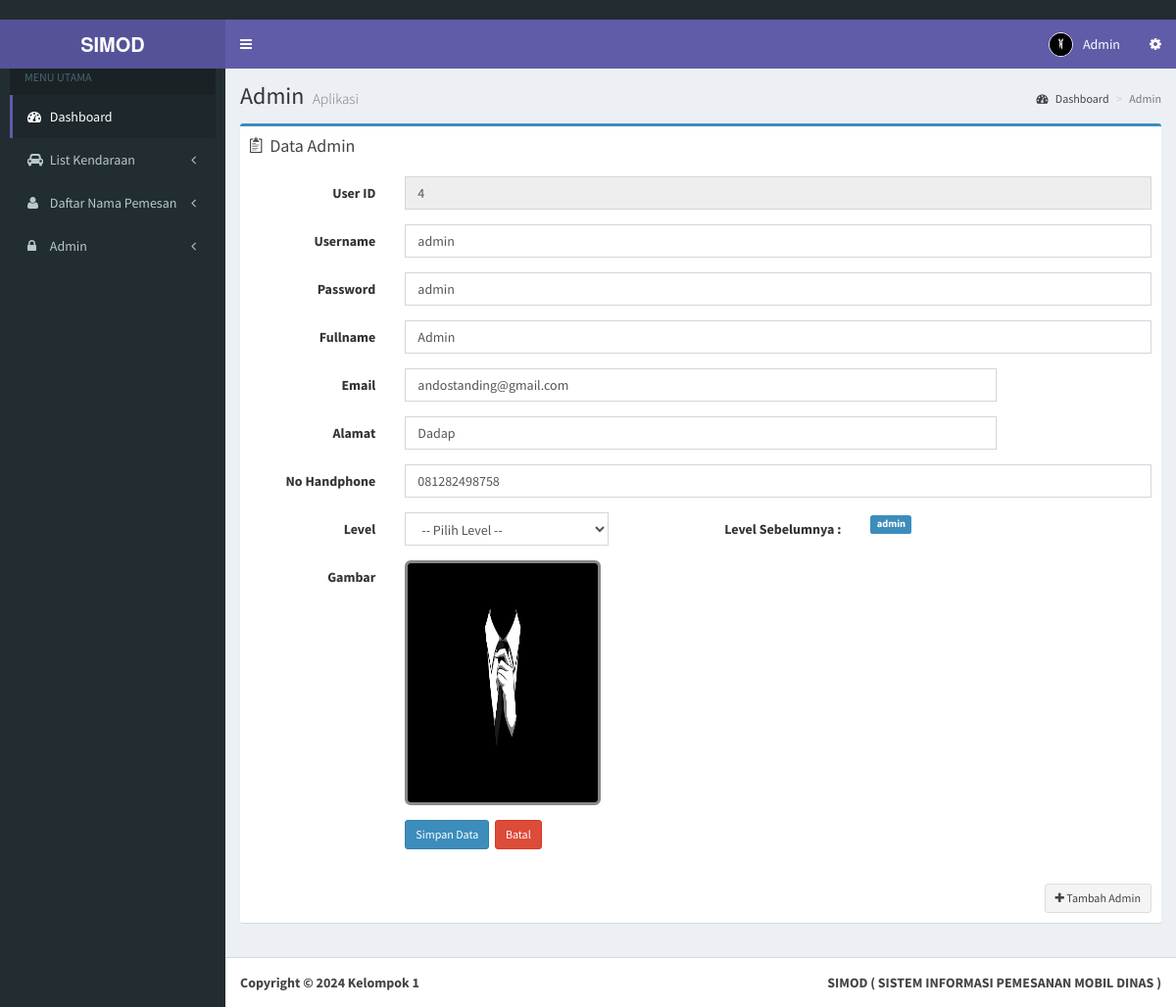
Page /admin/edit-admin.php?hal=edit&kd=4 (signed in) on the committed database.
### tables this page shows
CREATE TABLE `user` (
  `user_id` int(10) NOT NULL,
  `username` varchar(200) NOT NULL,
  `password` varchar(200) NOT NULL,
  `fullname` varchar(300) NOT NULL,
  `email` varchar(100) NOT NULL,
  `alamat` varchar(30) NOT NULL,
  `no_hp` varchar(20) NOT NULL,
  `level` char(20) NOT NULL,
  `gambar` varchar(200) NOT NULL
);

### admin/edit-admin.php (the view, shortened to what this page needs)
<!DOCTYPE html>
<html>
<?php include "head.php"; ?>
<body class="hold-transition skin-purple sidebar-mini">
  <div class="wrapper">
    <?php include "header.php"; ?>
    <?php include "menu.php"; ?>
    <div class="content-wrapper">
      <section class="content-header">
        <h1>
          Admin
          <small>Aplikasi</small>
        </h1>
        <ol class="breadcrumb">
          <li><a href="index.php"><i class="fa fa-dashboard"></i> Dashboard</a></li>
          <li class="active">Admin</li>
        </ol>
      </section>
      <section class="content">
        <div class="row">
          <section class="col-lg-12 connectedSortable">
            <div class="box box-primary">
              <div class="box-header">
                <i class="ion ion-clipboard"></i>
                <h3 class="box-title">Data Admin</h3>
              </div>
              <?php
              $query = mysqli_query($koneksi, "SELECT * FROM user WHERE user_id='$_GET[kd]'");
              $data  = mysqli_fetch_array($query);
              ?>
              <div class="box-body">
                <?php if ($_SESSION['level'] == 'admin') { ?>
                  <div class="form-panel">
                    <form class="form-horizontal style-form" action="update-admin.php" method="post" name="form1" id="form1">
                      <div class="form-group">
                        <label class="col-sm-2 col-sm-2 control-label">User ID</label>
                        <div class="col-sm-10">
                          <input name="user_id" type="text" id="user_id" class="form-control" value="<?php echo $data['user_id']; ?>" readonly="readonly" autofocus="on" />
                        </div>
                      </div>
                      <div class="form-group">
                        <label class="col-sm-2 col-sm-2 control-label">Username</label>
                        <div class="col-sm-10">
                          <input name="username" type="text" id="username" class="form-control" value="<?php echo $data['username']; ?>" required />
                        </div>
                      </div>
                      <div class="form-group">
                        <label class="col-sm-2 col-sm-2 control-label">Password</label>
                        <div class="col-sm-10">
                          <input name="password" type="text" id="password" class="form-control" value="<?php echo $data['password']; ?>" required />
                        </div>
                      </div>
                      <div class="form-group">
                        <label class="col-sm-2 col-sm-2 control-label">Fullname</label>
                        <div class="col-sm-10">
                          <input name="fullname" class="form-control" id="fullname" type="text" value="<?php echo $data['fullname']; ?>" required />
                        </div>
                      </div>
                      <div class="form-group">
                        <label class="col-sm-2 col-sm-2 control-label">Email</label>
                        <div class="col-sm-8">
                          <input name="email" class="form-control" id="email" type="text" value="<?php echo $data['email']; ?>" autocomplete="off" required />
                        </div>
                      </div>
                      <div class="form-group">
                        <label class="col-sm-2 col-sm-2 control-label">Alamat</label>
                        <div class="col-sm-8">
                          <input name="alamat" class="form-control" id="alamat" type="text" value="<?php echo $data['alamat']; ?>" autocomplete="off" required />
                        </div>
                      </div>
                      <div class="form-group">
                        <label class="col-sm-2 col-sm-2 control-label">No Handphone</label>
                        <div class="col-sm-10">
                          <input name="no_hp" class="form-control" id="no_hp" type="text" value="<?php echo $data['no_hp']; ?>" required />
                        </div>
                      </div>
                      <div class="form-group">
                        <label class="col-sm-2 col-sm-2 control-label">Level</label>
                        <div class="col-sm-3">
                          <select name="level" class="form-control" required>
                            <option value=""> -- Pilih Level -- </option>
                          </select>
                        </div>
                        <label class="col-sm-3 col-sm-3 control-label">Level Sebelumnya : </label>
                        <div class="col-sm-3">
                          <span class="label label-primary"><?php echo $data['level'];  ?></span>
                        </div>
                      </div>
                      <div class="form-group">
                        <label class="col-sm-2 col-sm-2 control-label">Gambar</label>
                        <div class="col-sm-10">
                          <img src="<?php echo $data['gambar']; ?>" width="200" height="250" class="img-rounded" style="border: 3px solid #888;" />
                        </div>
                      </div>
                      <div class="form-group">
                        <label class="col-sm-2 col-sm-2 control-label"></label>
                        <div class="col-sm-10">
                          <input type="submit" value="Simpan Data" class="btn btn-sm btn-primary" />&nbsp;
                          <a href="admin.php" class="btn btn-sm btn-danger">Batal </a>
                        </div>
                      </div>
                    </form>
                  </div>
                <?php } else {
                  echo 'Anda tidak memiliki akses !';
                } ?>
              </div>
              <div class="box-footer clearfix no-border">
                <a href="input-admin.php" class="btn btn-sm btn-default pull-right"><i class="fa fa-plus"></i> Tambah Admin</a>
              </div>
            </div>
          </section>
        </div>
      </section>
    </div>
    <?php include "footer.php"; ?>
  </div>
</body>
</html>

### rows in the picture
user: user_id "4", username "admin", password "admin", fullname "Admin", email "andostanding@gmail.com", alamat "Dadap", no_hp "081282498758", level "admin", gambar (picture)

### other values in the picture
$_SESSION['fullname'] "Admin"
